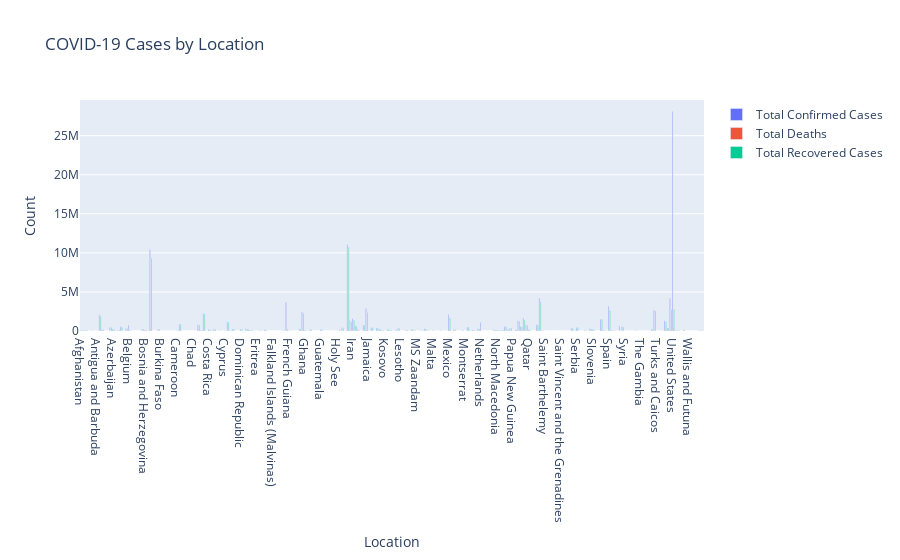

This figure's notebook cell:
### Markdown cell above
Time Series Visualization of of 'totalConfirmedCases', 'totalDeaths', and 'totalRecoveredCases' over time.

### Code cell
import plotly.graph_objs as go
grouped_df = df.groupby('location')[['totalConfirmedCases', 'totalDeaths', 'totalRecoveredCases']].sum().reset_index()
trace_confirmed = go.Bar(x=grouped_df['location'], y=grouped_df['totalConfirmedCases'], name='Total Confirmed Cases')
trace_deaths = go.Bar(x=grouped_df['location'], y=grouped_df['totalDeaths'], name='Total Deaths')
trace_recovered = go.Bar(x=grouped_df['location'], y=grouped_df['totalRecoveredCases'], name='Total Recovered Cases')
layout = go.Layout(title='COVID-19 Cases by Location',
                   xaxis=dict(title='Location'),
                   yaxis=dict(title='Count'),
                   barmode='group')
fig = go.Figure(data=[trace_confirmed, trace_deaths, trace_recovered], layout=layout)
fig.write_image('images/COVID-19 Cases by Location.jpeg')
fig.show()

### Figure 1 — Plotly figure (JSON) as saved in the notebook; plotly's stock layout.template omitted (floating-point values rounded to 4 significant figures; data arrays with more than 128 entries replaced by an {"elided": "..."} marker saying what was removed)
{"data": [{"name": "Total Confirmed Cases", "type": "bar", "x": {"elided": "234 str values"}, "y": {"elided": "234 int values"}}, {"name": "Total Deaths", "type": "bar", "x": {"elided": "234 str values"}, "y": {"elided": "234 int values"}}, {"name": "Total Recovered Cases", "type": "bar", "x": {"elided": "234 str values"}, "y": {"elided": "234 int values"}}], "layout": {"barmode": "group", "title": {"text": "COVID-19 Cases by Location"}, "xaxis": {"title": {"text": "Location"}}, "yaxis": {"title": {"text": "Count"}}}}
